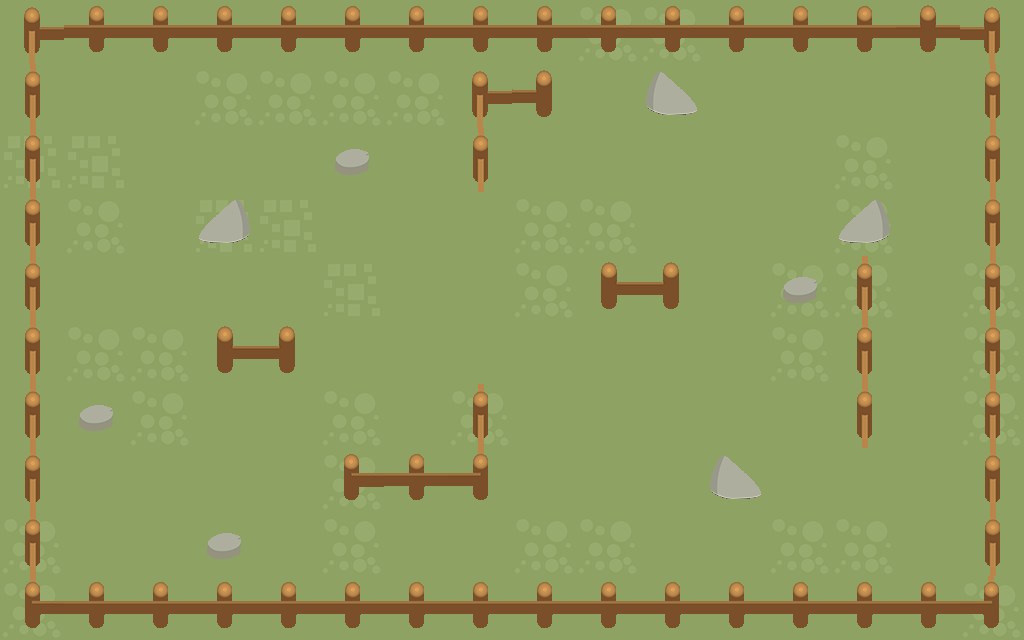

This is a level from a 2D game, rendered from its Tiled map with the project's own tilesets. A one-line summary and the map file follow, with tile-layer data summarised:
An orthogonal 16x10 tile map with 64x64 px tiles, 2 tile layers (background, world).

<map version="1.4" tiledversion="1.4.2" orientation="orthogonal" renderorder="right-down" width="16" height="10" tilewidth="64" tileheight="64" infinite="0" nextlayerid="8" nextobjectid="1">
 <editorsettings>
  <export target="../../../Projets/JavaScript/mapChickyPaw.json" format="json" />
 </editorsettings>
 <tileset firstgid="1" name="elementMap" tilewidth="64" tileheight="64" tilecount="49" columns="7">
  <image source="elementMap.png" width="448" height="448" />
  <tile id="0">
   <properties>
    <property name="Collides" type="bool" value="true" />
   </properties>
  </tile>
  <tile id="1">
   <properties>
    <property name="Collides" type="bool" value="true" />
   </properties>
  </tile>
  <tile id="2">
   <properties>
    <property name="Collides" type="bool" value="true" />
   </properties>
  </tile>
  <tile id="3">
   <properties>
    <property name="Collides" type="bool" value="true" />
   </properties>
  </tile>
  <tile id="4">
   <properties>
    <property name="Collides" type="bool" value="true" />
   </properties>
  </tile>
  <tile id="5">
   <properties>
    <property name="Collides" type="bool" value="true" />
   </properties>
  </tile>
  <tile id="6">
   <properties>
    <property name="Collides" type="bool" value="true" />
   </properties>
  </tile>
  <tile id="7">
   <properties>
    <property name="Collides" type="bool" value="true" />
   </properties>
  </tile>
  <tile id="8">
   <properties>
    <property name="Collides" type="bool" value="true" />
   </properties>
  </tile>
  <tile id="9">
   <properties>
    <property name="Collides" type="bool" value="true" />
   </properties>
  </tile>
  <tile id="10">
   <properties>
    <property name="Collides" type="bool" value="true" />
   </properties>
  </tile>
  <tile id="11">
   <properties>
    <property name="Collides" type="bool" value="true" />
   </properties>
  </tile>
  <tile id="12">
   <properties>
    <property name="Collides" type="bool" value="true" />
   </properties>
  </tile>
  <tile id="13">
   <properties>
    <property name="Collides" type="bool" value="true" />
   </properties>
  </tile>
  <tile id="14">
   <properties>
    <property name="Collides" type="bool" value="true" />
   </properties>
  </tile>
  <tile id="15">
   <properties>
    <property name="Collides" type="bool" value="false" />
   </properties>
  </tile>
  <tile id="16">
   <properties>
    <property name="Collides" type="bool" value="false" />
   </properties>
  </tile>
  <tile id="17">
   <properties>
    <property name="Collides" type="bool" value="false" />
   </properties>
  </tile>
  <tile id="18">
   <properties>
    <property name="Collides" type="bool" value="false" />
   </properties>
  </tile>
  <tile id="19">
   <properties>
    <property name="Collides" type="bool" value="false" />
   </properties>
  </tile>
  <tile id="20">
   <properties>
    <property name="Collides" type="bool" value="true" />
   </properties>
  </tile>
  <tile id="21">
   <properties>
    <property name="Collides" type="bool" value="true" />
   </properties>
  </tile>
 </tileset>
 <layer id="7" name="background" width="16" height="10">
  <data>[160 cells, 160 non-empty, 3 distinct tile ids]</data>
 </layer>
 <layer id="6" name="world" width="16" height="10">
  <data>[160 cells, 70 non-empty, 12 distinct tile ids]</data>
 </layer>
</map>